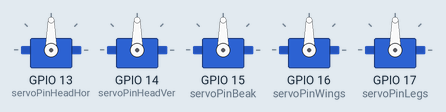
The sketch below on a simulated ESP32. Parts: 5 × servo.

Above: at 0.0 s.
At 4.8 s:
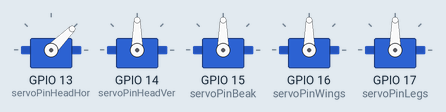
At 10.8 s:
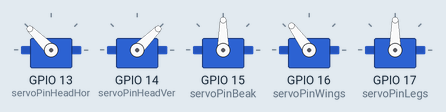
At 22.9 s:
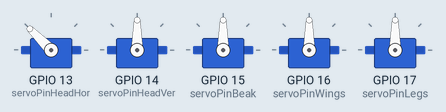
At 28.8 s:
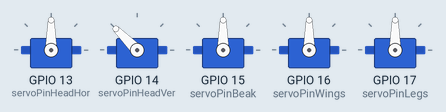
At 37.7 s:
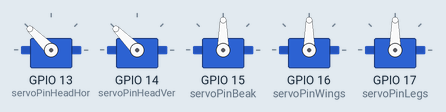
Timing chart, 0 to 40.0 s (numbered marks = the images above):
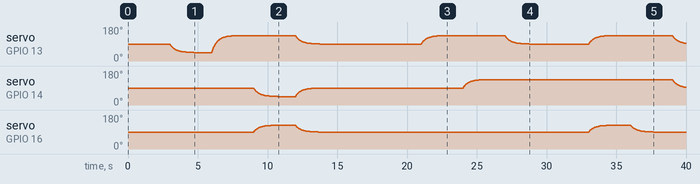

The sketch:

Raven001.ino
```cpp
#include <ESP32Servo.h>

Servo servoHeadHor, servoHeadVer, servoHeadBeak, servoWings, servoLegs;  // create servo object to control a servo

float posHeadHor, posHeadVer, posHeadBeak, posWings, posLegs;    // variable to store the servo position

// Recommended PWM GPIO pins on the ESP32 include 2,4,12-19,21-23,25-27,32-33
int servoPinHeadHor = 13;
int servoPinHeadVer = 14;
int servoPinBeak = 15;
int servoPinWings = 16;
int servoPinLegs = 17;

int seqCounter;
int move;
float moveSmooth;
float movePrev;
float lastPosition;

struct motorInstructions {
	int startTime;
	String servoName;
	int newPosition; // between 0 and 50
	float oldPosition;
	boolean active;
};

struct motorInstructions action[23] = {
	{3000, "headHor", 1000, 1500, false},
	{6000, "headHor", 2000, 1000, false},
	{9000, "headVer", 1000, 1500, false},
	{9000, "wings", 1900, 1500, false},
	{12000, "wings", 1500, 1900, false},
	{12000, "headVer", 1500, 1000, false},
	{12000, "headHor", 1500, 2000, false},
	{21000, "headHor", 2000, 1500, false},
	{24000, "headVer", 2000, 1500, false},
	{27000, "headHor", 1500, 2000, false},
	{33000, "headHor", 2000, 1500, false},
	{33000, "wings", 1900, 1500, false},
	{36000, "wings", 1500, 1900, false},
	{39000, "headHor", 1500, 2000, false},
	{39000, "headVer", 1500, 2000, false},
	{42000, "headVer", 2000, 1500, false},
	{42000, "headHor", 1000, 1500, false},
	{45000, "headHor", 1500, 1000, false},
	{47000, "wings", 1900, 1500, false},
	{50000, "wings", 1500, 1900, false},
	{55000, "wings", 1900, 1500, false},
	{58000, "wings", 1500, 1900, false},
	{60000, "headVer", 1500, 1000, false},
};

void setup() {
	// Allow allocation of all timers
	ESP32PWM::allocateTimer(0);
	ESP32PWM::allocateTimer(1);
	ESP32PWM::allocateTimer(2);
	ESP32PWM::allocateTimer(3);

	// Set the hz of the servos
	servoHeadHor.setPeriodHertz(50);    // standard 50 hz servo
	servoHeadVer.setPeriodHertz(50);    // standard 50 hz servo
	servoHeadBeak.setPeriodHertz(50);    // standard 50 hz servo
	servoWings.setPeriodHertz(50);    // standard 50 hz servo
	servoLegs.setPeriodHertz(50);    // standard 50 hz servo

	// Attach the servoObject to the pin of the board
	servoHeadHor.attach(servoPinHeadHor, 500, 2500);
	servoHeadVer.attach(servoPinHeadVer, 500, 2500);
	servoHeadBeak.attach(servoPinBeak, 500, 2500);
	servoWings.attach(servoPinWings, 500, 2500);
	servoLegs.attach(servoPinLegs, 500, 2500);

	// Move all servos to a specific start position
	servoHeadHor.writeMicroseconds(1500);
	servoHeadVer.writeMicroseconds(1500);
	servoHeadBeak.writeMicroseconds(1500);
	servoWings.writeMicroseconds(1500);
	servoLegs.writeMicroseconds(1500);

	// Serial.begin(9600);
	// Serial.println("Hello");
}

void loop() {
	// Here i have to create a loop to move the servos one by one.
	// And add the end it will look like if the servos all can move at the same time

	for (int i = 0; i < sizeof(action)/sizeof(action[0]); ++i) {
		// if time is same as starttime or action is still active
		if (seqCounter == action[i].startTime || action[i].active == true) {
			smoothMove(i);
		}
	}

	// run loop 100 times a second
	delay(20);
	if (seqCounter == 65000) {
		seqCounter = 0; // set counter to zero, zo the loop will start again.
	} else {
		seqCounter = seqCounter + 20;
	}

}

void smoothMove(int actionId) {
	// servo destination
	int move = action[actionId].newPosition;
	// Get latest servoPosition
	if (action[actionId].servoName == "headHor") lastPosition = posHeadHor;
	if (action[actionId].servoName == "headVer") lastPosition = posHeadVer;
	if (action[actionId].servoName == "beak") lastPosition = posHeadBeak;
	if (action[actionId].servoName == "wings") lastPosition = posWings;
	if (action[actionId].servoName == "legs") lastPosition = posLegs;
	// If Lastposition not is 0 and move is not active set the oldPosition
	if (lastPosition != 0 && action[actionId].active == false) {
		action[actionId].oldPosition = lastPosition;
	}
	float movePrev = action[actionId].oldPosition;
	moveSmooth = (move * 0.05) + (movePrev * 0.95);

	if (action[actionId].servoName == "headHor") servoHeadHor.writeMicroseconds(moveSmooth);
	if (action[actionId].servoName == "headVer") servoHeadVer.writeMicroseconds(moveSmooth);
	if (action[actionId].servoName == "beak") servoHeadBeak.writeMicroseconds(moveSmooth);
	if (action[actionId].servoName == "wings") servoWings.writeMicroseconds(moveSmooth);
	if (action[actionId].servoName == "legs") servoLegs.writeMicroseconds(moveSmooth);

	// Set the move already has achieved
	action[actionId].oldPosition = moveSmooth;

	// If the move is completed
	if (almostEqual(move, moveSmooth)) {
		action[actionId].active = false;
		if (action[actionId].servoName == "headHor") posHeadHor = action[actionId].newPosition;
		if (action[actionId].servoName == "headVer") posHeadVer = action[actionId].newPosition;
		if (action[actionId].servoName == "beak") posHeadBeak = action[actionId].newPosition;
		if (action[actionId].servoName == "wings") posWings = action[actionId].newPosition;
		if (action[actionId].servoName == "legs") posLegs = action[actionId].newPosition;
	}
	else {
		action[actionId].active = true;
	}
	//End of smoothing

}

boolean almostEqual(float a, float b) {
	const float DELTA = 1; // max difference before equal.
	return fabs(a - b) <= DELTA;
}
```
